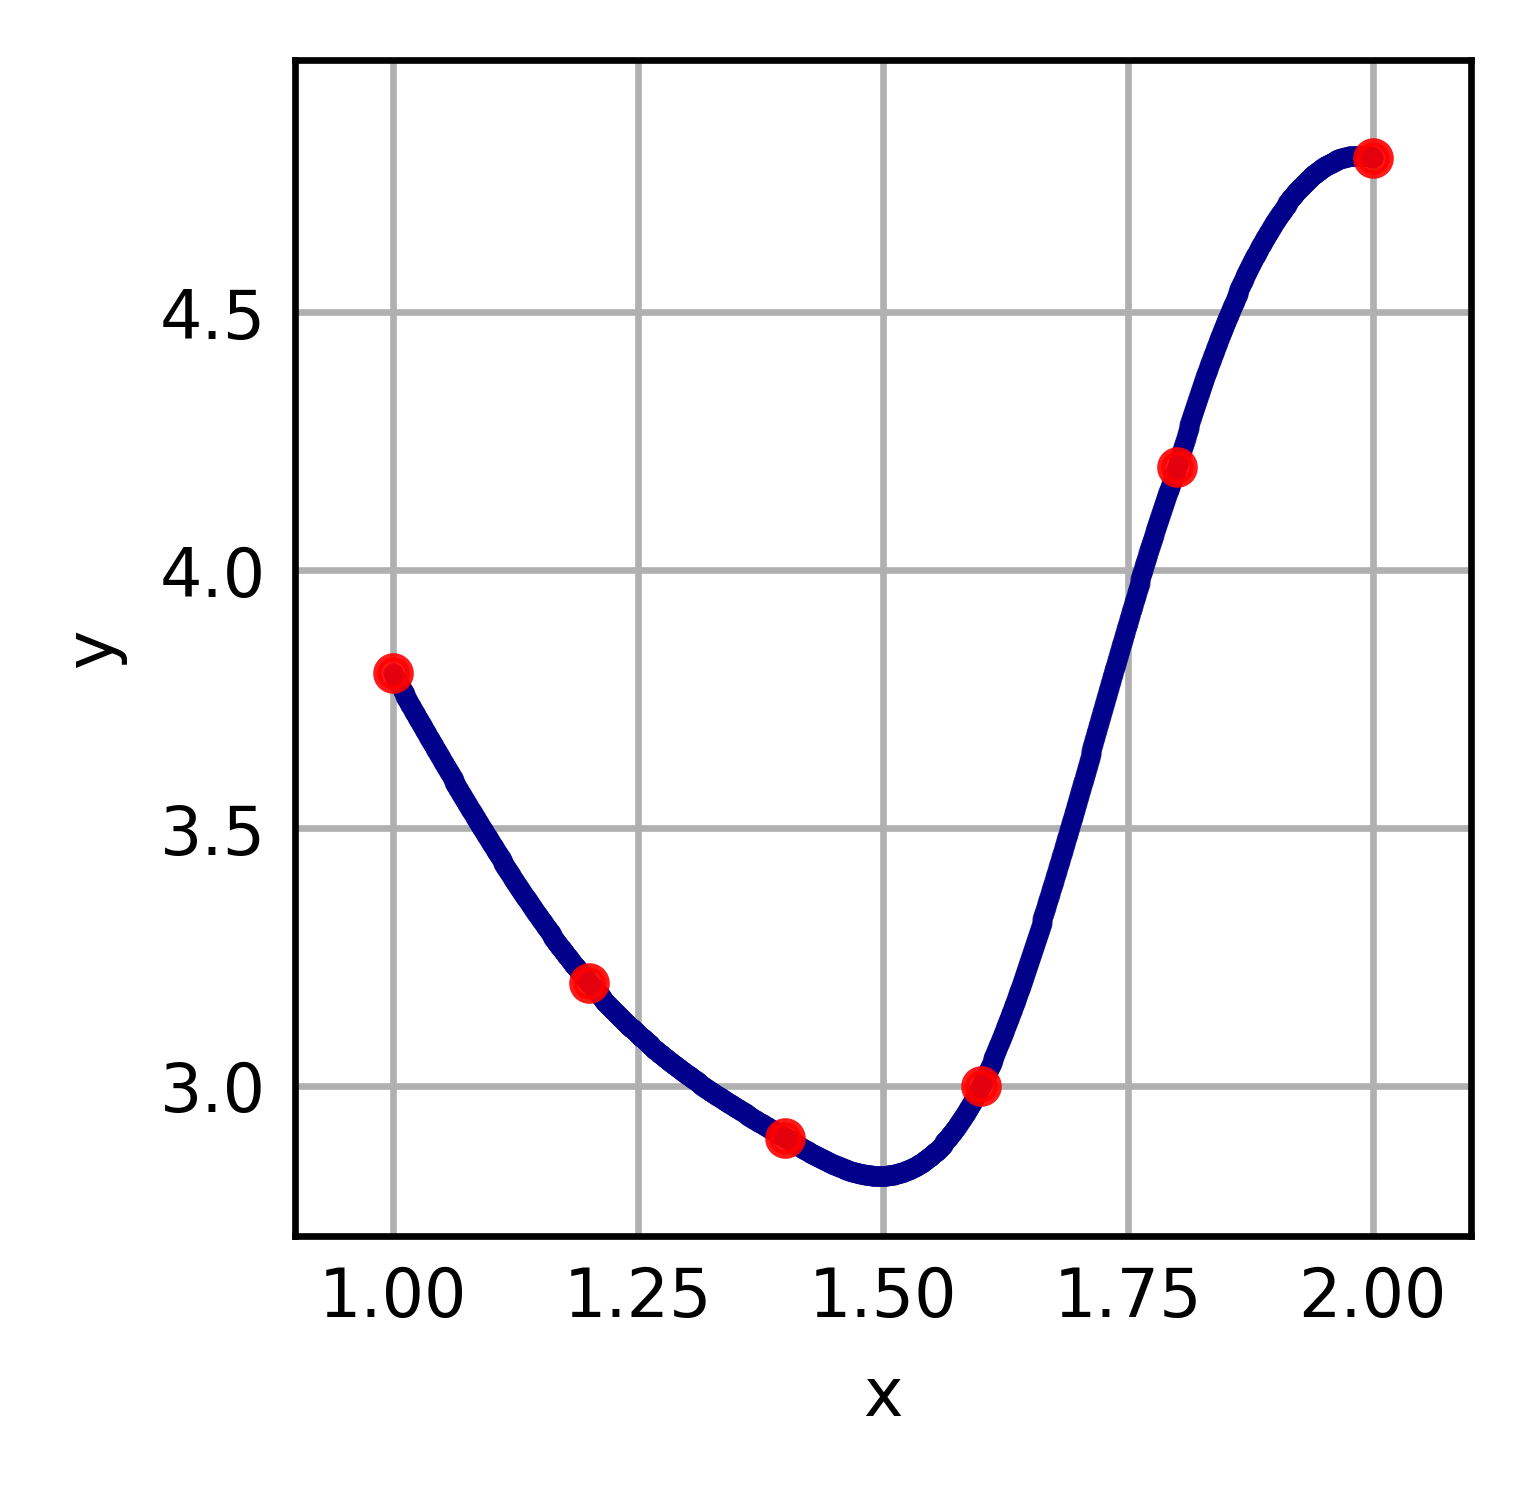

Write the Python code that produced this figure.
import logging
import  matplotlib.pyplot as plt

logger = logging.getLogger("plots")
logging.basicConfig(level=logging.DEBUG,
                    format="%(name)s - %(funcName)s - [%(levelname)s]: %(message)s")

def set_plot_limits(ax, x_data, y_data, xlim=None, ylim=None, margin=0.1):
    """Установка границ графика с автоматическим расчетом или заданными значениями"""
    if xlim is None:
        xlim = (min(x_data) - margin, max(x_data) + margin)
    if ylim is None:
        ylim = (min(y_data) - margin, max(y_data) + margin)
    
    ax.set(xlim=xlim, ylim=ylim)
    return xlim, ylim

def ploting(points, source_points=None, xlim=None, ylim=None):
    plt.style.use('_mpl-gallery')

    # make the data
    x = list(map(lambda p: p.x, points))
    y = list(map(lambda p: p.y, points))
    
    # plot
    fig, ax = plt.subplots()

    # Plot all points with dark blue color and smaller size
    ax.scatter(x, y, s=2, c='darkblue', alpha=0.8)
    
    # Highlight source points in red with larger size if they exist
    if source_points is not None:
        source_x = list(map(lambda p: p.x, source_points))
        source_y = list(map(lambda p: p.y, source_points))
        ax.scatter(source_x, source_y, s=15, c='red', alpha=0.9)

    # Установка области построения
    set_plot_limits(ax, x, y, xlim, ylim, margin=0.2)
    
    # Установка соотношения осей 1:1
    ax.set_aspect('auto')
    
    # Уменьшение размера надписей
    ax.tick_params(labelsize=8)
    ax.set_xlabel('x', fontsize=8)
    ax.set_ylabel('y', fontsize=8)

    # Сохранить в файл вместо показа
    plt.savefig('spline_plot.png', dpi=600, bbox_inches='tight')
    plt.show()  # Раскомментируйте для показа
    


if __name__ == "__main__":
    from splines import Points, build_cubic_spline
    test_data = [ Points(1.0, 3.8), Points(1.2, 3.2), Points(1.4, 2.9), Points(1.6, 3.0), Points(1.8, 4.2), Points(2.0, 4.8)]
    points = build_cubic_spline(test_data, 0.001)
    logger.debug(f"{points}")

    ploting(points, source_points=test_data)